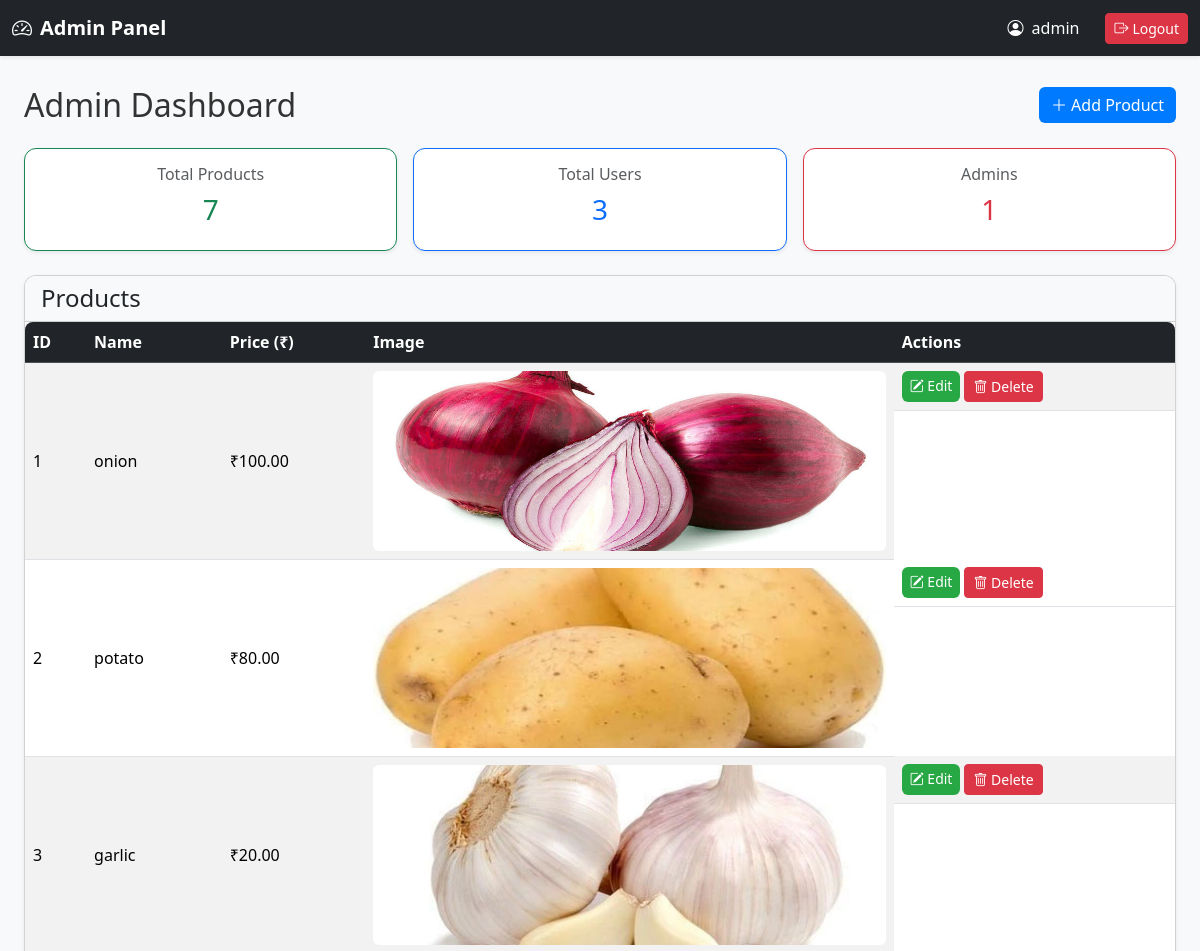
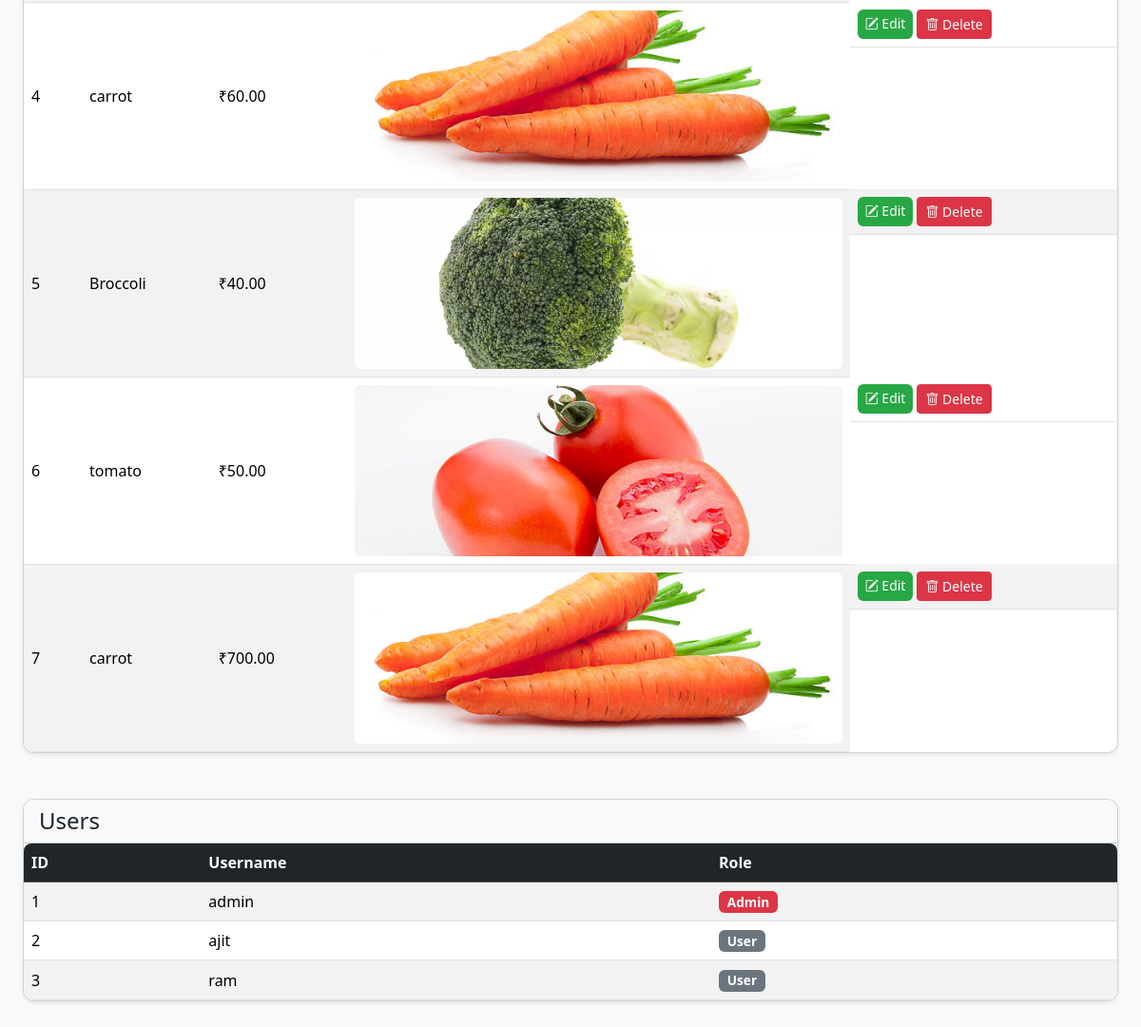
The page /admin (signed in) on the database its author committed (2 pictures, top to bottom).
### app.py (models this page shows)
class User(UserMixin, db.Model):
    id = db.Column(db.Integer, primary_key=True)
    username = db.Column(db.String(150), unique=True, nullable=False)
    password = db.Column(db.String(255), nullable=False)
    is_admin = db.Column(db.Boolean, default=False)

class Product(db.Model):
    id = db.Column(db.Integer, primary_key=True)
    name = db.Column(db.String(150), nullable=False)
    price = db.Column(db.Float, nullable=False)
    image = db.Column(db.String(150), nullable=False)
    status = db.Column(db.String(20), nullable=False, default='available')  # available / upcoming

### app.py (the view)
@app.route('/admin')
@admin_required
def admin_dashboard():
    products = Product.query.all()
    users = User.query.all()
    return render_template('admin_dashboard.html', products=products, users=users)

### app.py (called while the page is built)
@login_manager.user_loader
def load_user(user_id):
    return db.session.get(User, int(user_id))

def admin_required(f):
    @wraps(f)
    def wrapper(*args, **kwargs):
        if not current_user.is_authenticated or not current_user.is_admin:
            flash("Admin access required!", "danger")
            return redirect(url_for('admin_login'))
        return f(*args, **kwargs)
    return wrapper

### templates/admin_dashboard.html
{% extends 'admin_base.html' %}
{% block content %}
<div class="container mt-4">
    <div class="d-flex justify-content-between align-items-center mb-4 flex-wrap">
        <h2 class="mb-2 mb-md-0">Admin Dashboard</h2>
        <div class="d-flex gap-2">
            <a href="{{ url_for('admin_add') }}" class="btn btn-success">
                <i class="bi bi-plus-lg"></i> Add Product
            </a>
        </div>
    </div>
    <div class="row mb-4 g-3">
        <div class="col-md-4">
            <div class="card shadow-sm text-center p-3 border-success">
                <h6 class="text-muted">Total Products</h6>
                <h3 class="text-success">{{ products|length }}</h3>
            </div>
        </div>
        <div class="col-md-4">
            <div class="card shadow-sm text-center p-3 border-primary">
                <h6 class="text-muted">Total Users</h6>
                <h3 class="text-primary">{{ users|length }}</h3>
            </div>
        </div>
        <div class="col-md-4">
            <div class="card shadow-sm text-center p-3 border-danger">
                <h6 class="text-muted">Admins</h6>
                <h3 class="text-danger">
                    {{ users | selectattr('is_admin') | list | length }}
                </h3>
            </div>
        </div>
    </div>
    <div class="card shadow-sm mb-5">
        <div class="card-header bg-light">
            <h4 class="mb-0">Products</h4>
        </div>
        <div class="card-body p-0 table-responsive">
            <table class="table table-striped table-hover mb-0 align-middle">
                <thead class="table-dark">
                    <tr>
                        <th>ID</th>
                        <th>Name</th>
                        <th>Price (₹)</th>
                        <th>Image</th>
                        <th>Actions</th>
                    </tr>
                </thead>
                <tbody>
                    {% for p in products %}
                    <tr>
                        <td>{{ p.id }}</td>
                        <td>{{ p.name }}</td>
                        <td>₹{{ "%.2f"|format(p.price) }}</td>
                        <td>
                            <img src="{{ url_for('static', filename='images/' ~ p.image) }}"
                                 class="rounded" height="50">
                        </td>
                        <td class="d-flex gap-1 flex-wrap">
                            <a href="{{ url_for('admin_edit', id=p.id) }}" class="btn btn-primary btn-sm">
                                <i class="bi bi-pencil-square"></i> Edit
                            </a>
                            <form action="{{ url_for('admin_delete', id=p.id) }}" method="POST" class="d-inline">
                                <button type="submit" class="btn btn-danger btn-sm"
                                        onclick="return confirm('Delete this product?')">
                                    <i class="bi bi-trash"></i> Delete
                                </button>
                            </form>
                        </td>
                    </tr>
                    {% else %}
                    <tr>
                        <td colspan="5" class="text-center text-muted py-3">
                            No products available
                        </td>
                    </tr>
                    {% endfor %}
                </tbody>
            </table>
        </div>
    </div>
    <div class="card shadow-sm mb-5">
        <div class="card-header bg-light">
            <h4 class="mb-0">Users</h4>
        </div>
        <div class="card-body p-0 table-responsive">
            <table class="table table-striped table-hover mb-0 align-middle">
                <thead class="table-dark">
                    <tr>
                        <th>ID</th>
                        <th>Username</th>
                        <th>Role</th>
                    </tr>
                </thead>
                <tbody>
                    {% for u in users %}
                    <tr>
                        <td>{{ u.id }}</td>
                        <td>{{ u.username }}</td>
                        <td>
                            {% if u.is_admin %}
                                <span class="badge bg-danger">Admin</span>
                            {% else %}
                                <span class="badge bg-secondary">User</span>
                            {% endif %}
                        </td>
                    </tr>
                    {% else %}
                    <tr>
                        <td colspan="3" class="text-center text-muted py-3">
                            No users found
                        </td>
                    </tr>
                    {% endfor %}
                </tbody>
            </table>
        </div>
    </div>
</div>
{% endblock %}

### templates/admin_base.html (shortened to what this page needs)
<!doctype html>
<html lang="en">
<head>
  <link href="https://cdn.jsdelivr.net/npm/bootstrap@5.3.2/dist/css/bootstrap.min.css" rel="stylesheet">
  <link href="https://cdn.jsdelivr.net/npm/bootstrap-icons@1.11.1/font/bootstrap-icons.css" rel="stylesheet">
  <link rel="stylesheet" href="{{ url_for('static', filename='css/style.css') }}">
</head>
<body>
{% if request.endpoint != 'admin_login' and current_user.is_authenticated %}
<nav class="navbar navbar-expand-lg navbar-dark bg-dark shadow-sm">
  <div class="container-fluid">
    <a class="navbar-brand" href="{{ url_for('admin_dashboard') }}">
      <i class="bi bi-speedometer2"></i> Admin Panel
    </a>
    <div class="collapse navbar-collapse justify-content-end" id="adminNavbar">
      <ul class="navbar-nav align-items-center gap-3">
        <li class="nav-item">
          <span class="navbar-text text-white">
            <i class="bi bi-person-circle"></i> {{ current_user.username }}
          </span>
        </li>
<li class="nav-item">
  <a href="{{ url_for('admin_logout') }}"
     class="btn btn-danger btn-sm d-flex align-items-center gap-1">
    <i class="bi bi-box-arrow-right"></i> Logout
  </a>
</li>
      </ul>
    </div>
  </div>
</nav>
{% endif %}
<div class="container mt-4">
  {% block content %}{% endblock %}
</div>
</body>
</html>

### static/css/style.css (style rules this page uses)
body { font-family: 'Segoe UI', Tahoma, Geneva, Verdana, sans-serif; background: #f9f9f9; color: #333; margin: 0; padding: 0; }
.navbar { margin-bottom: 30px; box-shadow: 0 2px 8px rgba(0,0,0,0.1); }
.navbar a.btn { margin-left: 10px; }
.card { border-radius: 12px; overflow: hidden; transition: transform 0.3s, box-shadow 0.3s; background: #fff; box-shadow: 0 2px 6px rgba(0,0,0,0.08); }
.card img { height: 180px; width: 100%; object-fit: cover; transition: transform 0.3s; }
.card-body { padding: 15px; }
.btn-primary { background: #28a745; border: none; border-radius: 6px; transition: background 0.3s, transform 0.2s; }
.btn-success { background: #007bff; border: none; border-radius: 6px; transition: background 0.3s, transform 0.2s; }
.table { background: #fff; border-radius: 8px; overflow: hidden; box-shadow: 0 2px 8px rgba(0,0,0,0.1); }
.table th, .table td { vertical-align: middle !important; }
.badge { font-size: 0.85rem; font-weight: 600; }

### templates/admin_base.html (style rules this page uses)
body { background-color: #f8f9fa; }
.navbar-brand { font-weight: bold; display: flex; align-items: center; gap: 0.5rem; }
.navbar-text { display: flex; align-items: center; gap: 0.5rem; }
.container { max-width: 1200px; }

### rows shown on the page
User: username "admin", id "1", is_admin "Admin"
Product: id "1", name "onion", price "100.00", image (picture)
Product: id "2", name "potato", price "80.00", image (picture)
Product: id "3", name "garlic", price "20.00", image (picture)
Product: id "4", name "carrot", price "60.00", image (picture)
Product: id "5", name "Broccoli", price "40.00", image (picture)
Product: id "6", name "tomato", price "50.00", image (picture)
Product: id "7", name "carrot", price "700.00", image (picture)
User: id "2", username "ajit", is_admin "User"
User: id "3", username "ram", is_admin "User"

### other values the page prints
{{ products|length }} "7"
{{ users|length }} "3"
{{ users | selectattr('is_admin') | list | length }} "1"
